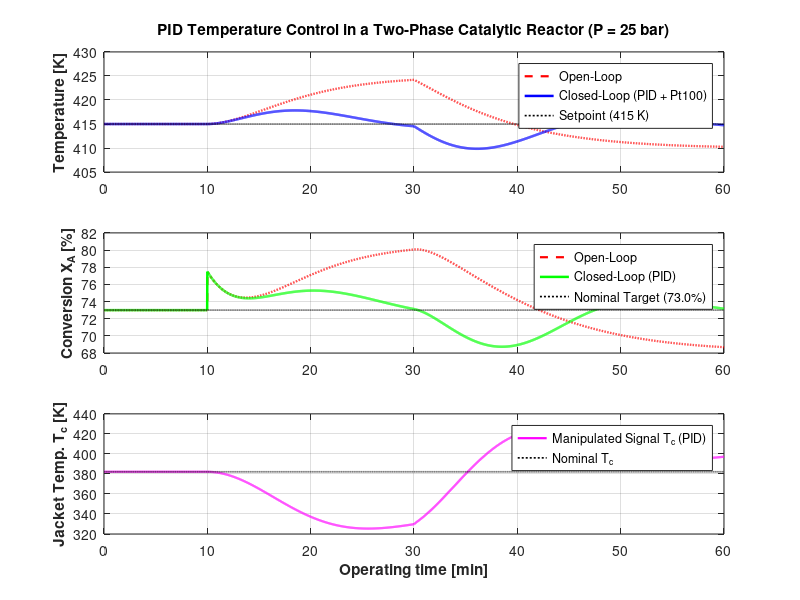

Source code (MATLAB):
%% =========================================================================
%  PID TEMPERATURE CONTROL IN A TWO-PHASE CATALYTIC REACTOR (CSTR)
%  Process: Catalytic valorization of agro-industrial waste at P = 25 bar
%  Nominal conversion: 73.0% at T_sp = 415.0 K
%  Primary instrumentation: RTD Pt100 Class A sensor (4-wire, 316L thermowell)
%  Compatibility: MATLAB and GNU Octave
%  =========================================================================
clear; clc; close all;

%% 1. PHYSICO-CHEMICAL PARAMETERS AND NOMINAL OPERATING CONDITIONS
P_op     = 25.0;        % Constant two-phase system pressure [bar]
V        = 2.5;         % Effective liquid-catalyst slurry volume [m^3]
F        = 0.005;       % Volumetric feed flow rate [m^3/s]
tau      = V / F;       % Nominal space time [s] (500 s)

rho      = 850.0;       % Average reactive mixture density [kg/m^3]
Cp       = 2800.0;      % Specific heat capacity [J/(kg*K)]
dHr      = -95000.0;    % Exothermic heat of reaction [J/mol]
UA       = 1800.0;      % Overall heat transfer coefficient-area product [W/K]

Ea       = 65000.0;     % Apparent activation energy (Ni-Mo/Al2O3) [J/mol]
R        = 8.314;       % Universal gas constant [J/(mol*K)]

T_sp     = 415.0;       % Reactor temperature setpoint [K]
X_nom    = 0.73;        % Target nominal conversion efficiency [-] (73.0%)

% Exact calibration of pre-exponential factor k0 for X_nom = 73.0% at 415 K
k_nom    = (X_nom / (1.0 - X_nom)) / tau;
k0       = k_nom * exp(Ea / (R * T_sp));

% Nominal feed and steady-state operating conditions
CA0_nom  = 1200.0;      % Nominal waste substrate feed concentration [mol/m^3]
T0_nom   = 385.0;       % Nominal feed temperature [K]
CA_nom   = CA0_nom * (1.0 - X_nom);

% Steady-state energy balance to compute nominal jacket temperature Tc
Q_conv   = rho * Cp * F * (T0_nom - T_sp);
Q_rxn    = (-dHr) * V * k_nom * CA_nom;
Tc_nom   = T_sp - (Q_conv + Q_rxn) / UA;

%% 2. PRIMARY INSTRUMENTATION AND PID CONTROLLER PARAMETERS
% Industrial RTD Pt100 Class A sensor inside AISI 316L tapered thermowell
tau_sens = 8.0;         % Thermal time constant of sensor assembly [s]

% PID controller tuning (reverse-acting control on jacket temperature Tc)
Kc       = 4.5;         % Proportional gain [K/K]
tau_I    = 140.0;       % Integral time constant [s]
tau_D    = 12.0;        % Derivative time constant [s]

% Physical saturation limits of the jacket heat-transfer fluid
Tc_min   = 320.0;       % Minimum cooling temperature [K]
Tc_max   = 430.0;       % Maximum heating temperature [K]

%% 3. DYNAMIC SIMULATION SETUP AND LOAD DISTURBANCES
dt       = 1.0;         % Sampling and integration time step [s]
t_end    = 3600.0;      % Simulation horizon [s] (60 minutes)
t        = 0:dt:t_end;
N        = length(t);

% Storage arrays: Open-Loop (OL) vs. Closed-Loop PID (CL)
T_ol     = zeros(1, N);
X_ol     = zeros(1, N);

T_cl     = zeros(1, N);
Tm_cl    = zeros(1, N);
X_cl     = zeros(1, N);
Tc_cl    = zeros(1, N);

% Initial steady-state vector: [CA; T; Tm]
state_ol = [CA_nom; T_sp; T_sp];
state_cl = [CA_nom; T_sp; T_sp];

integral_err = 0.0;
prev_Tm      = T_sp;

% Coupled differential equations (mass balance, energy balance, sensor lag)
ode_rhs = @(s, CA0, T0, Tc) [ ...
    (F / V) * (CA0 - s(1)) - (k0 * exp(-Ea / (R * s(2)))) * s(1); ...
    (F / V) * (T0 - s(2)) + ((-dHr) / (rho * Cp)) * (k0 * exp(-Ea / (R * s(2)))) * s(1) ...
        - (UA / (rho * Cp * V)) * (s(2) - Tc); ...
    (s(2) - s(3)) / tau_sens ...
];

%% 4. NUMERICAL INTEGRATION LOOP (RK4) AND DISCRETE PID CONTROL
for i = 1:N
    ti = t(i);
    
    % Disturbance 1 (t = 600 s): +20% step increase in waste feed concentration
    if ti >= 600
        CA0 = 1.20 * CA0_nom;
    else
        CA0 = CA0_nom;
    end
    
    % Disturbance 2 (t = 1800 s): -10 K step drop in feed temperature
    if ti >= 1800
        T0 = T0_nom - 10.0;
    else
        T0 = T0_nom;
    end
    
    % --- Open-Loop Simulation (Tc fixed at Tc_nom) ---
    T_ol(i) = state_ol(2);
    X_ol(i) = ((CA0 - state_ol(1)) / CA0) * 100.0;
    
    k1 = ode_rhs(state_ol, CA0, T0, Tc_nom);
    k2 = ode_rhs(state_ol + 0.5*dt*k1, CA0, T0, Tc_nom);
    k3 = ode_rhs(state_ol + 0.5*dt*k2, CA0, T0, Tc_nom);
    k4 = ode_rhs(state_ol + dt*k3, CA0, T0, Tc_nom);
    state_ol = state_ol + (dt / 6.0) * (k1 + 2*k2 + 2*k3 + k4);
    
    % --- Closed-Loop Simulation (PID Control with RTD Pt100) ---
    T_cl(i)  = state_cl(2);
    Tm_cl(i) = state_cl(3);
    X_cl(i)  = ((CA0 - state_cl(1)) / CA0) * 100.0;
    
    err      = T_sp - Tm_cl(i);
    dTm_dt   = (Tm_cl(i) - prev_Tm) / dt;
    prev_Tm  = Tm_cl(i);
    
    % PID control law (derivative-on-measurement to prevent derivative kick)
    u_unsat  = Tc_nom + Kc * (err + (1.0 / tau_I) * integral_err - tau_D * dTm_dt);
    Tc_cmd   = min(max(u_unsat, Tc_min), Tc_max);
    
    % Conditional integration (Anti-Windup)
    if (u_unsat == Tc_cmd) || ((u_unsat > Tc_max) && (err < 0)) || ((u_unsat < Tc_min) && (err > 0))
        integral_err = integral_err + err * dt;
    end
    
    Tc_cl(i) = Tc_cmd;
    
    k1 = ode_rhs(state_cl, CA0, T0, Tc_cmd);
    k2 = ode_rhs(state_cl + 0.5*dt*k1, CA0, T0, Tc_cmd);
    k3 = ode_rhs(state_cl + 0.5*dt*k2, CA0, T0, Tc_cmd);
    k4 = ode_rhs(state_cl + dt*k3, CA0, T0, Tc_cmd);
    state_cl = state_cl + (dt / 6.0) * (k1 + 2*k2 + 2*k3 + k4);
end

%% 5. PERFORMANCE METRICS AND CONSOLE SUMMARY
IAE_ol = trapz(t, abs(T_sp - T_ol));
IAE_cl = trapz(t, abs(T_sp - T_cl));

fprintf('=================================================================\n');
fprintf(' PERFORMANCE SUMMARY - TWO-PHASE CATALYTIC REACTOR (P = %.1f bar)\n', P_op);
fprintf('=================================================================\n');
fprintf(' Initial nominal conversion        : %.2f %%\n', X_cl(1));
fprintf(' Peak temperature (Open-Loop)      : %.2f K\n', max(T_ol));
fprintf(' Peak temperature (PID Control)    : %.2f K\n', max(T_cl));
fprintf(' Final conversion (Open-Loop)      : %.2f %%\n', X_ol(end));
fprintf(' Final conversion (PID Control)    : %.2f %%\n', X_cl(end));
fprintf(' Integral Absolute Error IAE (OL)  : %.1f K*s\n', IAE_ol);
fprintf(' Integral Absolute Error IAE (PID) : %.1f K*s (Reduction: %.1f%%)\n', ...
        IAE_cl, (1 - IAE_cl/IAE_ol)*100);
fprintf('=================================================================\n');

%% 6. COMPARATIVE PLOTS AND HIGH-RESOLUTION EXPORT FOR PORTFOLIO
t_min = t / 60.0;
fig = figure('Color', 'w', 'Position', [100, 100, 950, 720]);

% Subplot 1: Reactor temperature
subplot(3, 1, 1);
plot(t_min, T_ol, '--r', 'LineWidth', 1.6); hold on;
plot(t_min, T_cl, '-b',  'LineWidth', 1.8);
plot(t_min, ones(size(t_min))*T_sp, ':k', 'LineWidth', 1.2);
ylabel('Temperature [K]', 'FontWeight', 'bold');
title('PID Temperature Control in a Two-Phase Catalytic Reactor (P = 25 bar)', 'FontSize', 11);
legend('Open-Loop', 'Closed-Loop (PID + Pt100)', 'Setpoint (415 K)', 'Location', 'best');
grid on; xlim([0 60]);

% Subplot 2: Conversion efficiency
subplot(3, 1, 2);
plot(t_min, X_ol, '--r', 'LineWidth', 1.6); hold on;
plot(t_min, X_cl, '-g',  'LineWidth', 1.8);
plot(t_min, ones(size(t_min))*73.0, ':k', 'LineWidth', 1.2);
ylabel('Conversion X_A [%]', 'FontWeight', 'bold');
legend('Open-Loop', 'Closed-Loop (PID)', 'Nominal Target (73.0%)', 'Location', 'best');
grid on; xlim([0 60]);

% Subplot 3: Manipulated variable (Jacket temperature)
subplot(3, 1, 3);
plot(t_min, Tc_cl, '-m', 'LineWidth', 1.6); hold on;
plot(t_min, ones(size(t_min))*Tc_nom, ':k', 'LineWidth', 1.2);
xlabel('Operating time [min]', 'FontWeight', 'bold');
ylabel('Jacket Temp. T_c [K]', 'FontWeight', 'bold');
legend('Manipulated Signal T_c (PID)', 'Nominal T_c', 'Location', 'best');
grid on; xlim([0 60]);

% Export high-resolution PNG figure for README.md and Notion
print(fig, 'reactor_pid_results_en.png', '-dpng', '-r300');
